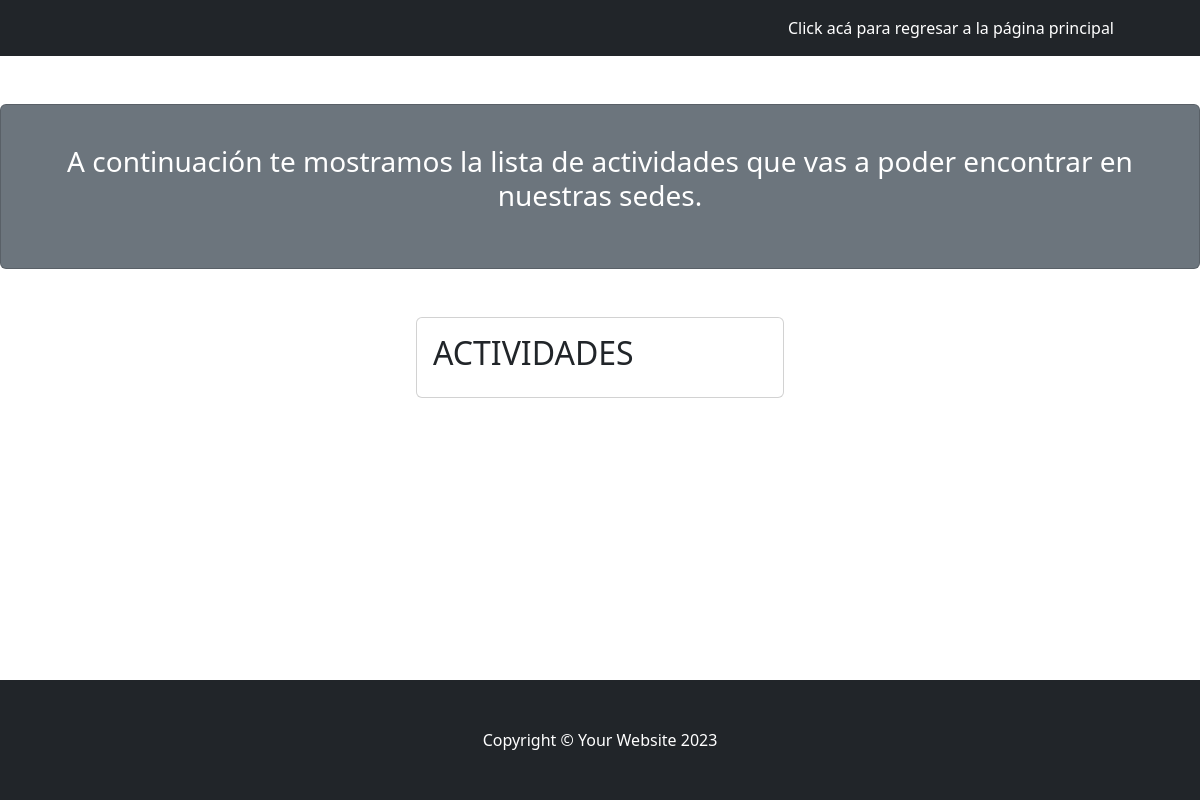
The page /actividades/todas/ on the database as committed earlier.
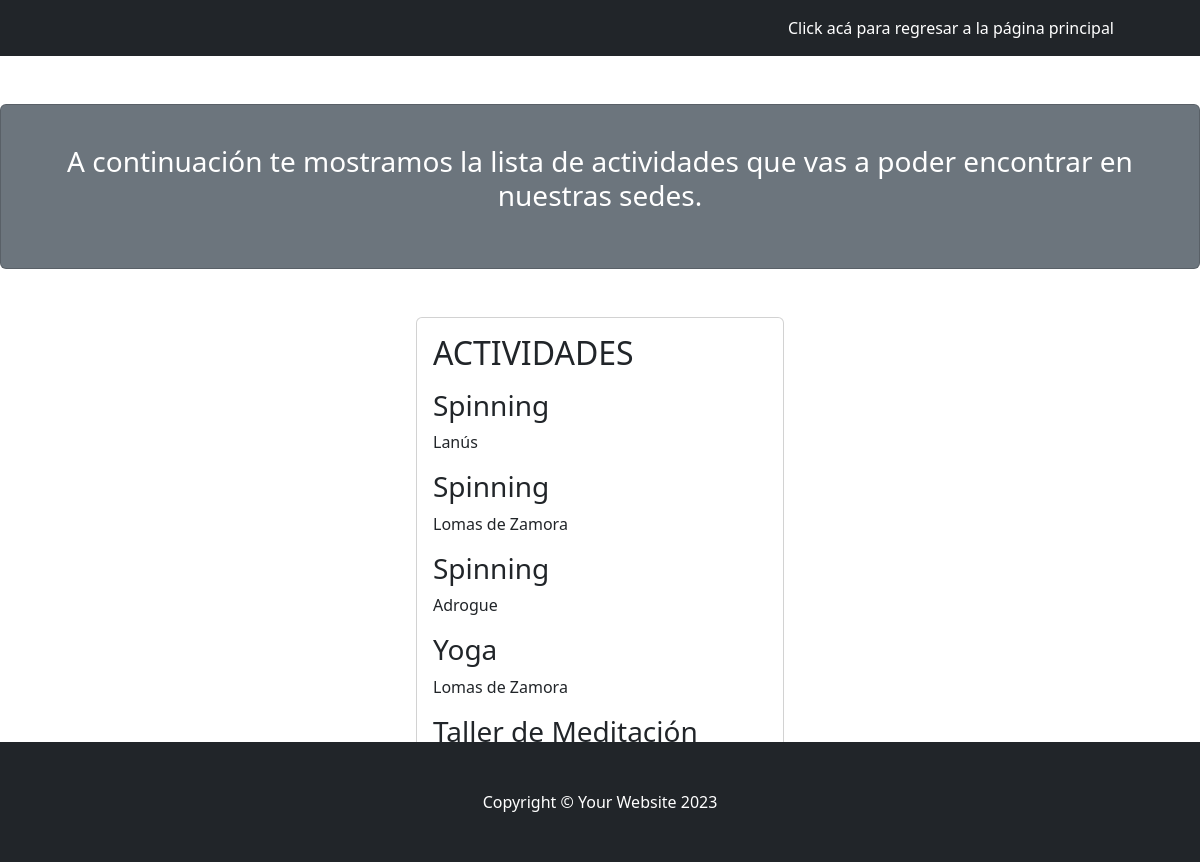
The same page on the database as committed later.
### AppSport/models.py (models this page shows, shortened)
class Actividad(models.Model):
    nombre = models.CharField(max_length=100)
    sede = models.CharField(max_length=100)

### AppSport/views.py (the view)
# urls.py: path('actividades/todas/', actividades_todas_view, name='actividadestodas'),
def actividades_todas_view(request):
    actividades = models.Actividad.objects.all()
    context = {"actividadestodas": actividades}
    return render(request, "AppSport/index_actividades_lista.html", context)

### AppSport/templates/AppSport/index_actividades_lista.html (shortened to what this page needs)
{% load static %}
<!DOCTYPE html>
<html lang="es">
    <head>
        <link href="{% static 'AppSport/css/styles.css' %}" rel="stylesheet" />
    </head>
    <body>
        <nav class="navbar navbar-expand-lg navbar-dark bg-dark">
            <div class="container px-5">
                    <ul class="navbar-nav ms-auto mb-2 mb-lg-0">
                        <li class="nav-item"><a class="nav-link active" aria-current="page" href="{% url 'AppSport:inicio' %}">Click acá para regresar a la página principal</a></li>
                    </ul>
                </div>
        </nav>
            <div class="card text-white bg-secondary my-5 py-4 text-center">
                <div class="card-body"><p class="text-white m-0"><h3>A continuación te mostramos la lista de actividades que vas a poder encontrar en nuestras sedes.<h3></p></div>
            </div>
<div class="row gx-4 gx-lg-5 justify-content-center">
    <div class="col-md-4 mb-5">
        <div class="card h-100 mx-auto">
            <div class="card-body">
                {% block contenidoQueCambia %}
                <h2 class="card-title">ACTIVIDADES</h2>
                <p class="card-text">
                        {% for actividad in actividadestodas %}
                            <h3>{{ actividad.nombre }}</h3>
                            <p>{{ actividad.sede }}</p>
                        {% endfor %}
                    {% endblock %}
                </p>
            </div>
        </div>
    </div>
        <footer class="py-5 bg-dark fixed-bottom">
            <div class="container px-4 px-lg-5"><p class="m-0 text-center text-white">Copyright &copy; Your Website 2023</p></div>
        </footer>
    </body>
</html>

Rows that differ between the two databases and show on the page:
added Actividad: nombre "Spinning", sede "Lanús"
added Actividad: nombre "Spinning", sede "Lomas de Zamora"
added Actividad: nombre "Spinning", sede "Adrogue"
added Actividad: nombre "Yoga", sede "Lomas de Zamora"
added Actividad: nombre "Taller de Meditación"
